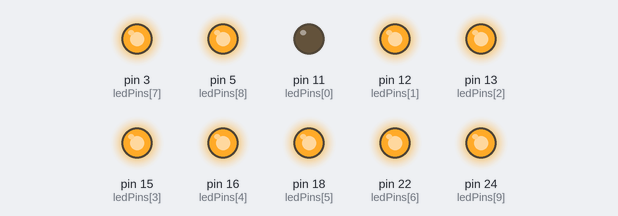
Simulated run of this program. Board: Raspberry Pi (header pin numbers). Shown: output pins drawn as LEDs (lit = HIGH). What the program prints to the terminal is not drawn.

Above: at 0.05 s.
At 0.75 s:
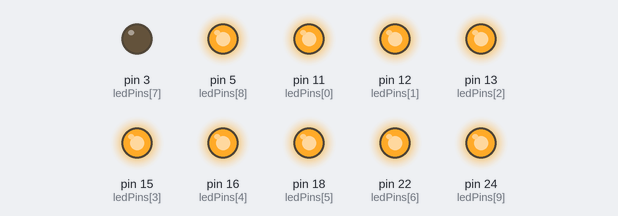
At 1.55 s:
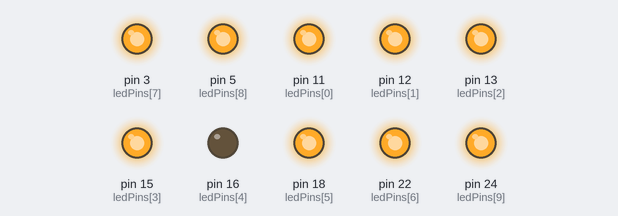
At 2.25 s:
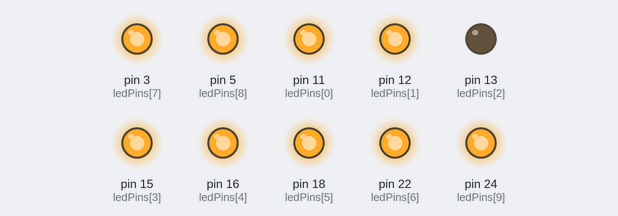
At 3.0 s:
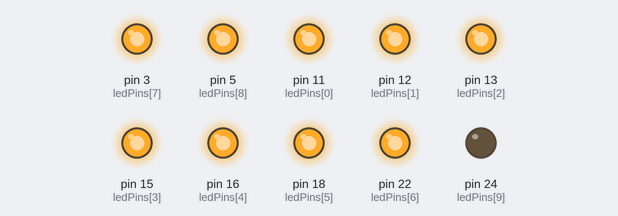
At 4.35 s:
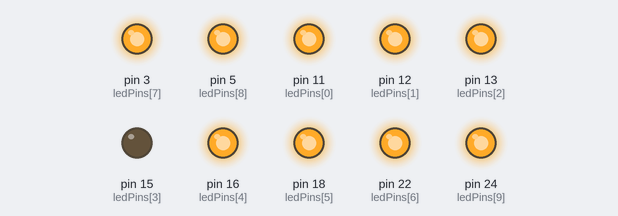
Timing chart, 0 to 4.7 s (numbered marks = the images above):
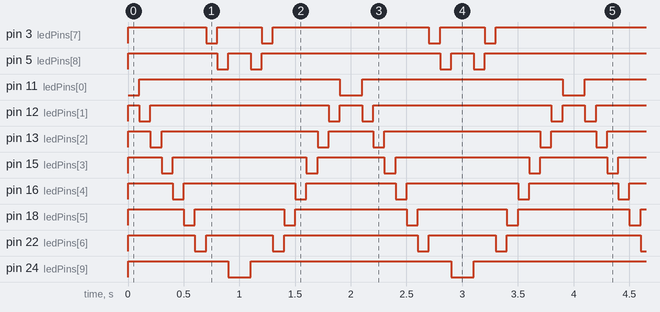

The program:

led_bar.py
```python
import RPi.GPIO as GPIO
import time

ledPins = [11, 12, 13, 15, 16, 18, 22, 3, 5, 24]

def setup():
    GPIO.setmode(GPIO.BOARD)        # use PHYSICAL GPIO Numbering
    GPIO.setup(ledPins, GPIO.OUT)   # set all ledPins to OUTPUT mode
    GPIO.output(ledPins, GPIO.HIGH) # make all ledPins output HIGH level, turn off all led

def loop():
    while True:
        for pin in ledPins:     # make led(on) move from left to right
            GPIO.output(pin, GPIO.LOW)
            time.sleep(0.1)
            GPIO.output(pin, GPIO.HIGH)
        for pin in ledPins[::-1]:       # make led(on) move from right to left
            GPIO.output(pin, GPIO.LOW)
            time.sleep(0.1)
            GPIO.output(pin, GPIO.HIGH)

def destroy():
    GPIO.cleanup()                     # Release all GPIO

if __name__ == '__main__':     # Program entrance
    print ('Program is starting...')
    setup()
    try:
        loop()
    except KeyboardInterrupt:  # Press ctrl-c to end the program.
        destroy()
```

Measured:
- by itself, pin 3 (ledPins[7]): repeats every 2.0 s: HIGH 0.40 s, LOW 0.10 s, HIGH 1.4 s, LOW 0.10 s
- by itself, pin 5 (ledPins[8]): repeats every 2.0 s: HIGH 0.20 s, LOW 0.10 s, HIGH 1.6 s, LOW 0.10 s
- by itself, pin 11 (ledPins[0]), pin 24 (ledPins[9]): alternates HIGH for 1.8 s and LOW for 0.20 s
- by itself, pin 12 (ledPins[1]): repeats every 2.0 s: HIGH 1.6 s, LOW 0.10 s, HIGH 0.20 s, LOW 0.10 s
- by itself, pin 13 (ledPins[2]): repeats every 2.0 s: HIGH 1.4 s, LOW 0.10 s, HIGH 0.40 s, LOW 0.10 s
- by itself, pin 15 (ledPins[3]): repeats every 2.0 s: HIGH 1.2 s, LOW 0.10 s, HIGH 0.60 s, LOW 0.10 s
- by itself, pin 16 (ledPins[4]): repeats every 2.0 s: HIGH 1.0 s, LOW 0.10 s, HIGH 0.80 s, LOW 0.10 s
- by itself, pin 18 (ledPins[5]): repeats every 2.0 s: HIGH 0.80 s, LOW 0.10 s, HIGH 1.0 s, LOW 0.10 s
